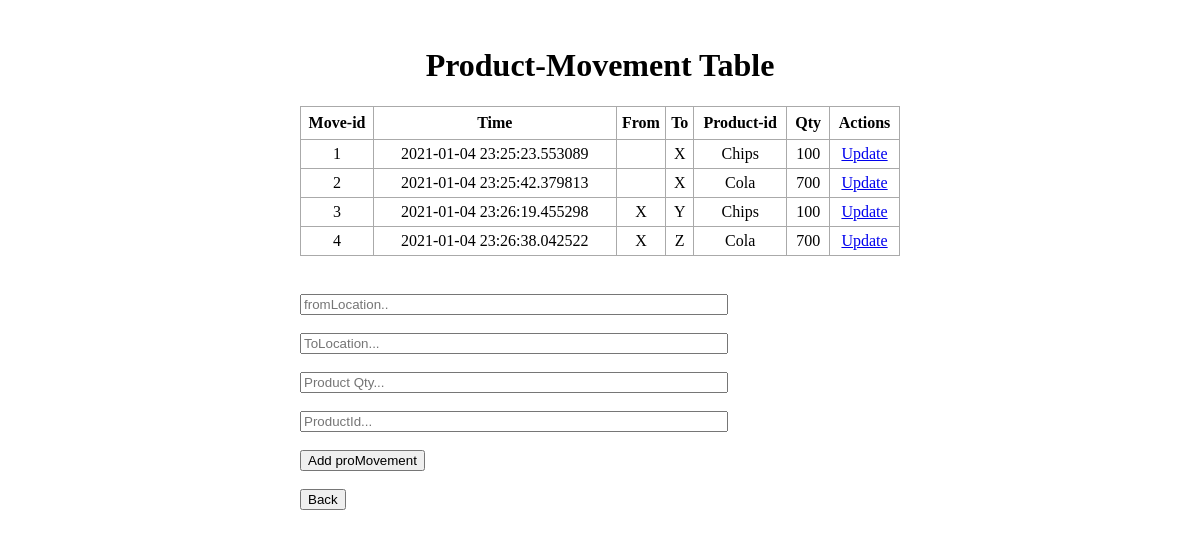
The app's page /proMovement, older data.
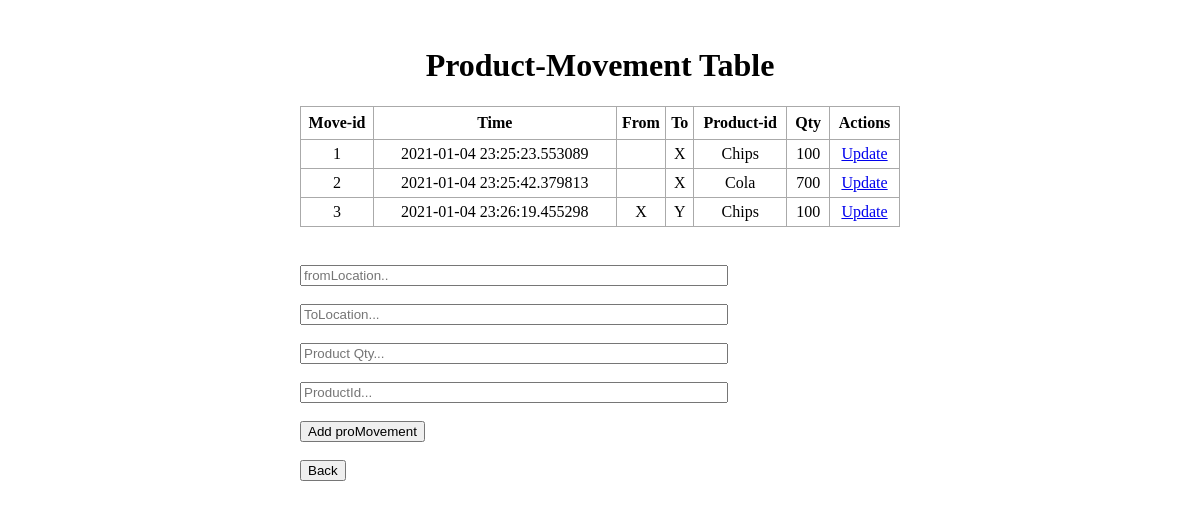
The same page, newer data.
### app.py (models this page shows, shortened)
class ProductMovement(db.Model):
    id = db.Column(db.Integer, primary_key=True)
    timestamp=db.Column(db.DateTime , default=datetime.utcnow.__format__)
    from_location=db.Column( db.String(200), db.ForeignKey(Location.loc_id),nullable=True)
    to_location=db.Column( db.String(200), db.ForeignKey(Location.loc_id),nullable=True)
    locationf = db.relationship("Location" , foreign_keys=[from_location])
    locationt = db.relationship("Location" , foreign_keys=[to_location])
    qty=db.Column(db.Integer , nullable=False)
    product_id=db.Column(db.String(200), db.ForeignKey('product.prod_id'),nullable=False)
    product = db.relationship('Product', backref=db.backref('ProductMovement', lazy=True))

### app.py (the view)
@app.route('/proMovement' , methods=['POST' , 'GET'])
def proMovement():
    if request.method == 'POST':
        new_proMovement = ProductMovement(from_location= request.form['from'] , to_location=request.form['to'] ,qty=request.form['pro_qty'] ,product_id=request.form['pro_id']  )
        try:
          db.session.add(new_proMovement)
          db.session.commit()
          return redirect('/proMovement')
        except:
              return 'there was a problem in your added'
    else:
        productsmove = ProductMovement.query.all()
        return render_template('productMovement.html' , productsmove = productsmove)

### templates/productMovement.html (shortened to what this page needs)
{% extends 'base.html' %}
{% block body %}
<div class='div_content' style="width:600px; margin: 0 auto;">
    <br>
    <h1 style="text-align: center">Product-Movement Table </h1>
    {% if productsmove|length < 1 %}
    <h4 style="text-align: center">There are no Products-Movement ! Add One. </h4>
    {% else %}
    <table style="border: 1px solid #aaa; border-collapse: collapse; width: 100%;">
        <tr>
            <th  style="border: 1px solid #aaa; height: 30px;">Move-id</th>
            <th  style="border: 1px solid #aaa; height: 30px;">Time</th>
            <th  style="border: 1px solid #aaa; height: 30px;">From</th>
            <th  style="border: 1px solid #aaa; height: 30px;">To</th>
            <th  style="border: 1px solid #aaa; height: 30px;">Product-id</th>
            <th  style="border: 1px solid #aaa; height: 30px;">Qty</th>
            <th  style="border: 1px solid #aaa; height: 30px;">Actions</th>
        </tr>
        {% for productm in productsmove %}
        <tr>
            <td  style="border: 1px solid #aaa;  text-align: center; padding: 5px;">{{productm.id}}</td>
            <td  style="border: 1px solid #aaa;  text-align: center; padding: 5px;">{{productm.timestamp}}</td>
            <td  style="border: 1px solid #aaa;  text-align: center; padding: 5px;">{{productm.from_location}}</td>
            <td  style="border: 1px solid #aaa;  text-align: center; padding: 5px;">{{productm.to_location}}</td>
            <td  style="border: 1px solid #aaa;  text-align: center; padding: 5px;">{{productm.product_id}}</td>
            <td  style="border: 1px solid #aaa;  text-align: center; padding: 5px;">{{productm.qty}}</td>
            <td  style="border: 1px solid #aaa;  text-align: center; padding: 5px;">
                <a href="/updateMovement/{{productm.id}}">Update</a>
            </td>
        </tr>
        {% endfor%}
    </table>
    {% endif %}
    <br>
    <div class="form" style=" margin-top: 20px;">
    <form action='/proMovement' method="POST">
        <input type="text" name="from" id="from" placeholder="fromLocation.." style="width: 70%;"><br><br>
        <input type="text" name="to" id="to" placeholder="ToLocation..." style="width: 70%;"><br><br>
        <input type="text" name="pro_qty" placeholder="Product Qty..." id="pro_qty" style="width: 70%;"><br><br>
        <input type="text" name="pro_id" placeholder="ProductId..." id="pro_id" style="width: 70%;">
        <br><br>
        <input type="submit" value="Add proMovement">
    </form>
    <br>
    <form action="/" >
        <input type="submit" value="Back">
    </form>
</div>
</div>
{% endblock%}

### templates/base.html (shortened to what this page needs)
<!DOCTYPE html>
<html lang="en">
<head>
</head>
<body>
    {% block body %}{% endblock%}
</body>
</html>

Row changes from the older to the newer data that the page shows:
removed ProductMovement: id "4", timestamp "2021-01-04 23:26:38.042522", from_location "X", to_location "Z", product_id "Cola", qty "700"
